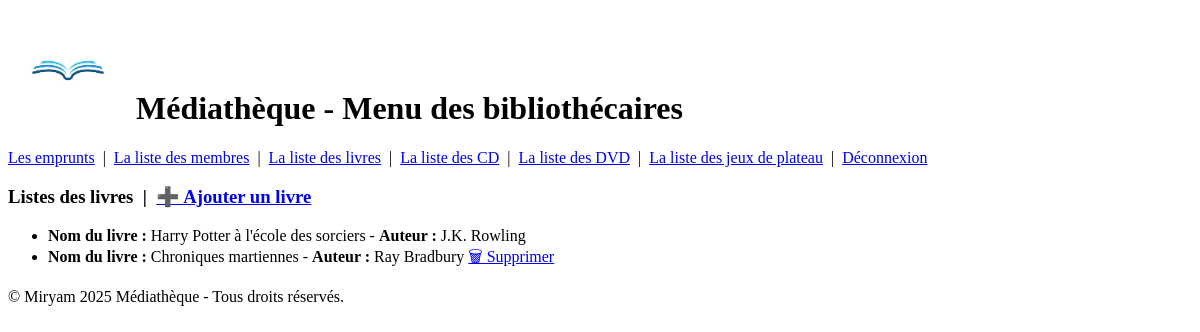
/livres/, run on an earlier commit of the app's database.
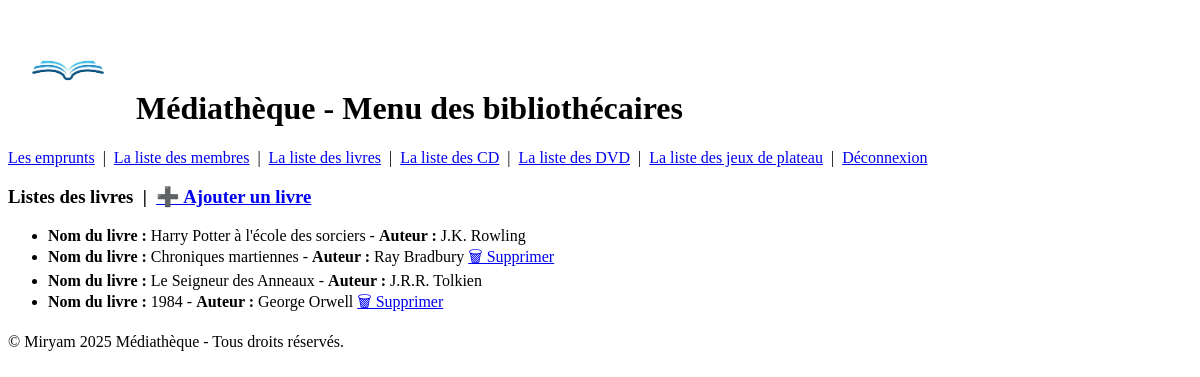
And on a later commit of the database.
### app_bibliothecaire/models.py (models this page shows, shortened)
class Livre(models.Model):
    titre = models.CharField(max_length=100)
    auteur = models.CharField(max_length=100)
    disponible = models.BooleanField(default=True)
    date_emprunt = models.DateTimeField(null=True, blank=True)
    emprunteur = models.ForeignKey(Membre, on_delete=models.SET_NULL, null=True, blank=True)
    objects = models.Manager()

### app_bibliothecaire/views.py (the view)
# urls.py: path('livres/', views.liste_livres, name='liste_livres'),
def liste_livres(request):
    livres = Livre.objects.all()
    return render(request, 'livres.html', {'livres': livres})

### app_bibliothecaire/templates/livres.html (shortened to what this page needs)
{% extends "base.html" %}
{% block content %}
    <h3>
        Listes des livres &nbsp;|&nbsp;
        <a href="{% url 'ajouter_livre' %}">➕ Ajouter un livre</a>
    </h3>
    {% if livres %}
    <ul>
        {% for livre in livres %}
        <li>
                <span><strong>Nom du livre :</strong> {{ livre.titre }}</span> -
                <span><strong>Auteur :</strong> {{ livre.auteur }}</span>
            {% if livre.disponible %}
               <a href="{% url 'supprimer_media' media_type='livre' media_id=livre.id %}"> 🗑 Supprimer</a>
            {% endif %}
        </li>
        {% endfor %}
    </ul>
{% else %}
        <p>Aucun livre disponible pour le moment.</p>
    {% endif %}
{% endblock %}

What changed in the data, as far as the page shows it:
added Livre: titre "Le Seigneur des Anneaux", auteur "J.R.R. Tolkien"
added Livre: titre "1984", auteur "George Orwell", disponible "🗑 Supprimer"
